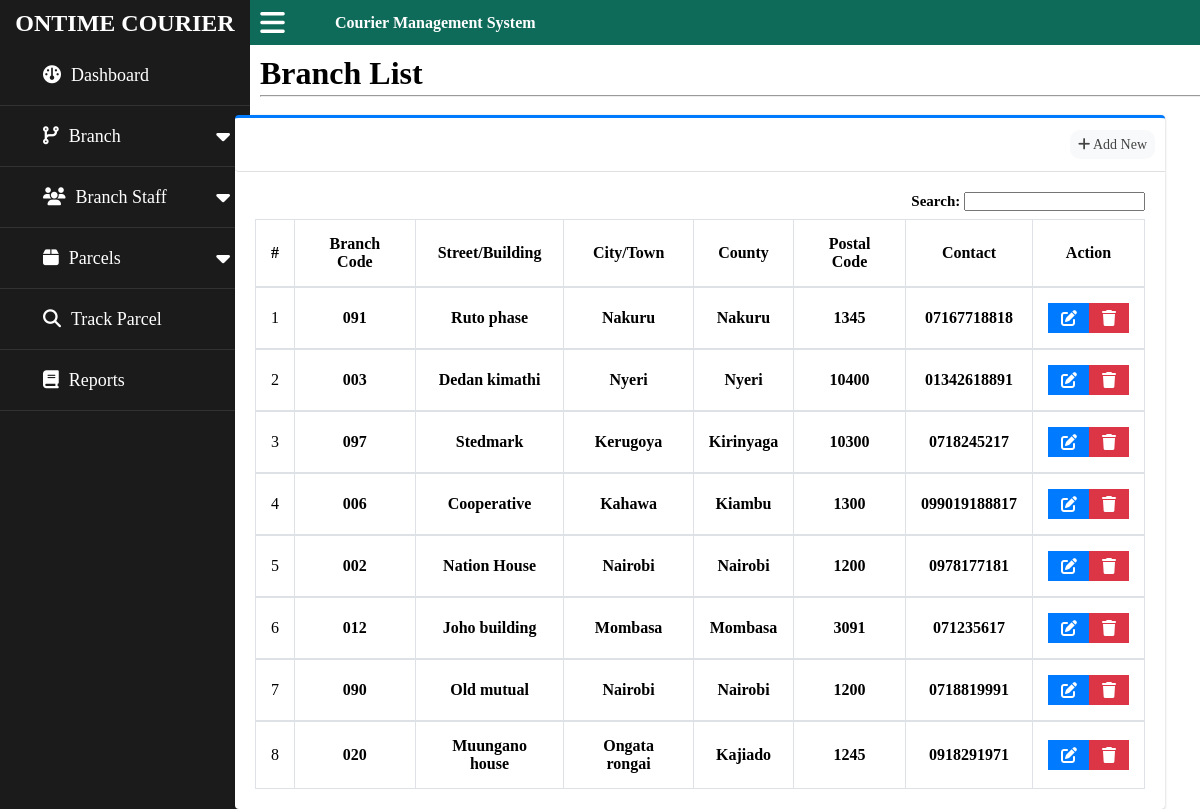
Page /branchlist.php (signed in) on the committed database.
### tables this page shows
CREATE TABLE `branch` (
  `id` int(11) NOT NULL,
  `street` varchar(100) NOT NULL,
  `city` varchar(100) NOT NULL,
  `code` varchar(100) NOT NULL,
  `postal` varchar(100) NOT NULL,
  `county` varchar(100) NOT NULL,
  `contact` varchar(100) NOT NULL
);

### branchlist.php (the view, shortened to what this page needs)
<?php
include 'header.php';
include 'sidebar.php';
include 'topbar.php';
?>
<div class="sub-wrapper2">
    <h1 class="main-header1">Branch List</h1>
    <hr class="line">
</div>
<div class="container-fluid">
    <div class="col-3">
        <div class="card-1 card-outline card-primary">
            <div class="card-header">
                <div class="card-item">
                    <a href="new_branch.php" class="btn3">
                        <i class="fa fa-plus"></i>
                        Add New
                    </a>
                </div>
            </div>
            <div class="card-body">
                <div class="container-wrapper">
                    <div class="row-1">
                        <div class="col-search">
                            <div class="list-filter">
                                <label for="search" class="search">Search:
                                    <input type="search" class="search-control">
                                </label>
                            </div>
                        </div>
                    </div>
                    <div class="row-1">
                        <div class="table-col">
                            <table class="branch-table">
                                <thead>
                                    <tr role="row" class="trow">
                                        <th class="rhead">#</th>
                                        <th class="rhead">Branch Code</th>
                                        <th class="rhead">Street/Building</th>
                                        <th class="rhead">City/Town</th>
                                        <th class="rhead">County</th>
                                        <th class="rhead">Postal Code</th>
                                        <th class="rhead">Contact</th>
                                        <th class="rhead">Action</th>
                                    </tr>
                                </thead>
                                <tbody>
                                    <?php
                                    $i = 1;
                                    $query = $con->query("SELECT * FROM branch order by id desc");
                                    while ($row = $query->fetch_assoc()) :
                                    ?>
                                        <tr>
                                            <td class="rbody"><?php echo $i++ ?></td>
                                            <td class="rbody">
                                                <b>
                                                    <?php echo $row['code'] ?>
                                                </b>
                                            </td>
                                            <td class="rbody">
                                                <b>
                                                    <?php echo $row['street'] ?>
                                                </b>
                                            </td>
                                            <td class="rbody">
                                                <b>
                                                    <?php echo $row['city'] ?>
                                                </b>
                                            </td>
                                            <td class="rbody">
                                                <b>
                                                    <?php echo $row['county'] ?>
                                                </b>
                                            </td>
                                            <td class="rbody">
                                                <b>
                                                    <?php echo $row['postal'] ?>
                                                </b>
                                            </td>
                                            <td class="rbody">
                                                <b>
                                                    <?php echo $row['contact'] ?>
                                                </b>
                                            </td>
                                            <td class="rbody">
                                                <div class="btn-group">
                                                    <a href="edit_branch.php?&id=<?php echo $row['id'] ?>" class="btn-main btn-edit">
                                                        <i class="fas fa-edit"></i>
                                                    </a>
                                                    <a href="delete_branch.php?&del_id=<?php echo $row['id'] ?>" class="btn-main btn-del">
                                                        <i class="fas fa-trash"></i>
                                                    </a>
                                                </div>
                                            </td>
                                        </tr>
                                    <?php endwhile; ?>
                                </tbody>
                            </table>
                        </div>
                    </div>
                </div>
            </div>
        </div>
    </div>
</div>

### assets/css/style.css (style rules this page uses)
* { margin: 0; padding: 0; box-sizing: border-box; text-decoration: none; user-select: none; }
body { background-color: #fffd; padding-top: 45px; overflow-x: hidden; overflow-y: auto; }
.main-header1 { margin-bottom: 10px; }
.line { height: 1px; width: 100%; position: absolute; font-size: 50px; margin-top: 35px; background-color: red; margin-left: auto; margin-right: auto; border-style: inset; border-width: 1px; color: green; }
.sub-wrapper2 { position: absolute; width: 80%; left: 260px; top: 55px; margin-bottom: 10px; display: flex; align-items: center; transition: left 0.4s ease; }
.container-fluid { width: 80%; position: relative; padding-right: 7.5px; padding-left: 7.5px; margin-left: auto; margin-right: auto; left: 100px; top: 70px; }
.card-primary.card-outline { border-top: 3px solid #007bff; }
.card-1 { position: relative; display: flex; flex-direction: column; min-width: 0; word-wrap: break-word; background-color: #fff; background-clip: border-box; border: 0 solid rgba(0,0,0,.125); border-radius: 0.25rem; box-shadow: 0 0 1px rgba(0,0,0,.125), 0 1px 3px rgba(0,0,0,.2); margin-bottom: 1rem; }
.card-body { flex: 1 1 auto; min-height: 1px; padding: 1.25rem; }
label { display: inline-block; margin-bottom: 0.5rem; font-size: 15px; font-weight: bold; }
.col-3 { position: relative; width: 100%; padding-right: 7.5px; padding-left: 7.5px; max-width: 100%; }
.card-header { background-color: transparent; border-bottom: 1px solid rgba(0,0,0,.125); padding: 0.75rem 1.25rem; position: relative; border-top-right-radius: 0.25rem; border-bottom-left-radius: 0.25rem; margin-bottom: 0; }
.card-header > .card-item { float: right; margin-right: -0.625rem; }
.btn3 { display: block; width: 100%; cursor: pointer; border-radius: 10px; padding: 0.25rem 0.5rem; border-width: 1px; box-shadow: none; background-color: #f8f9fa; color: #444; font-size: .875rem; line-height: 1.5; text-align: center; border-color: #007bff!important; user-select: none; transition: color .15s ease-in-out, background-color .15s ease-in-out, border-color .15s ease-in-out, box-shadow.15s ease-in-out; }
.container-wrapper { width: 100%; }
.row-1 { display: flex; flex-wrap: wrap; margin-left: -7.5px; margin-right: -7.5px; }
.col-search { position: relative; width: 100%; padding-left: 7.5px; padding-right: 7.5px; }
.list-filter { margin-left: 0.5em; display: flex; width: auto; text-align: right; align-items: center; float: right; }
.table-col { position: relative; width: 100%; padding-left: 7.5px; padding-right: 7.5px; }
.branch-table { width: 100%; border-spacing: 0; }
.rhead,.rbody { text-align: center; align-items: center; padding: 15px; }
.rhead,.rbody { border-bottom: 1px solid #dee2e6; border-top: 1px solid #dee2e6; border-right: 1px solid #dee2e6; }
.rhead:first-child,.rbody:first-child { border-left: 1px solid #dee2e6; }
.btn-group { position: relative; display: inline-flex; vertical-align: middle; }
.btn-main { display: inline-block; font-weight: 400; text-align: center; vertical-align: middle; user-select: none; border: 1px solid transparent; padding: 0.375rem 0.75rem; font-size: 1rem; line-height: 1.5; transition: color .15s ease-in-out, background-color .15s ease-in-out, border-color .15s ease-in-out, box-shadow .15s ease-in-out; }
.btn-edit { position: relative; flex: 1 1 auto; cursor: pointer; border-radius: 0; border-width: 1px; box-shadow: none; color: #fff; background-color: #007bff; border-color: #007bff; text-decoration: none; }
.btn-del { position: relative; flex: 1 1 auto; margin-left: -1px; cursor: pointer; border-radius: 0; border-width: 1px; box-shadow: none; color: #fff; background-color: #dc3545; border-color: #dc3545; }

### rows in the picture
branch: code "091", street "Ruto phase", city "Nakuru", county "Nakuru", postal "1345", contact "07167718818"
branch: code "003", street "Dedan kimathi", city "Nyeri", county "Nyeri", postal "10400", contact "01342618891"
branch: code "097", street "Stedmark", city "Kerugoya", county "Kirinyaga", postal "10300", contact "0718245217"
branch: code "006", street "Cooperative", city "Kahawa", county "Kiambu", postal "1300", contact "099019188817"
branch: code "002", street "Nation House", city "Nairobi", county "Nairobi", postal "1200", contact "0978177181"
branch: code "012", street "Joho building", city "Mombasa", county "Mombasa", postal "3091", contact "071235617"
branch: code "090", street "Old mutual", city "Nairobi", county "Nairobi", postal "1200", contact "0718819991"
branch: code "020", street "Muungano house", city "Ongata rongai", county "Kajiado", postal "1245", contact "0918291971"
